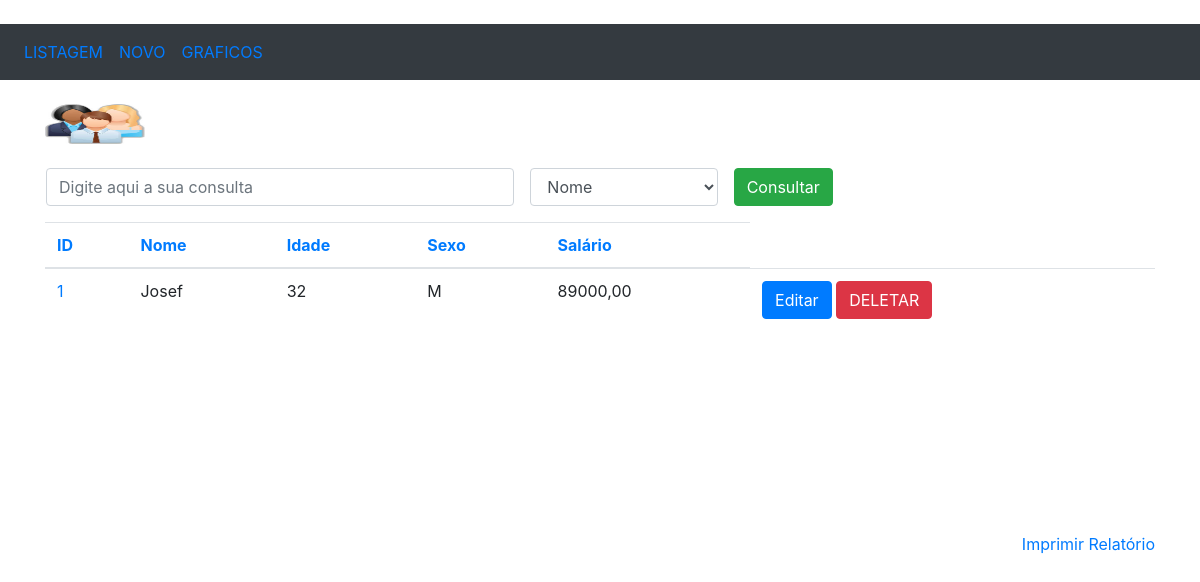
Screenshot of /selecao/1/ with the database file from the repository.
### funcionarios/models.py (models this page shows, shortened)
class Pessoa(models.Model):
	nome = models.CharField(max_length=100)
	idade = models.IntegerField()
	sexo = models.CharField(max_length=1)
	salario = models.DecimalField(max_digits=7, decimal_places=2)

### funcionarios/views.py (the view)
# urls.py: path('selecao/<int:id>/', selecao),
def selecao(request, id=0):
	pessoa = Pessoa.objects.get(id=id)
	return render(request, 'listagem.html', {'pessoas': [pessoa]})

### funcionarios/templates/listagem.html (shortened to what this page needs)
﻿<!DOCTYPE html>
<html>
<head>
	<link rel="stylesheet" href="https://maxcdn.bootstrapcdn.com/bootstrap/4.3.1/css/bootstrap.min.css">
</head>
<body>
	<nav class="navbar navbar-expand-sm bg-dark">
		<ul class="navbar-nav">
			<li class="nav-item">
				<a class="nav-link" href="/listagem">LISTAGEM</a>
			</li>
			<li class="nav-item">
				<a class="nav-link" href="/insercao">NOVO</a>
			</li>
			<li class="nav-item">
				<a class="nav-link" href="/graficos">GRAFICOS</a>
			</li>
		</ul>
	</nav>
	<br>
	<div class="container">
		{% load static %}
		<img src="{% static 'img/logo.jpg' %}" style="width: 100px; height: 40px;">
		<br><br>
		<form action="/consulta/" method="POST" name="frm_consulta" class="ml-3">
			<div class="form-group">
				<div class="row">
					<input type="text" class="form-control col-md-5 mr-3" name="consulta"
					placeholder="Digite aqui a sua consulta">
					<select class="form-control col-md-2 mr-3" name="campo">
						<option value="nome">Nome</option>
					</select>
					<button type="submit" class="btn btn-success">Consultar</button>
				</div>
			</div>
		</form>
		<div style="overflow: scroll; height: 310px; width: 100%" align="center">
			<table class="table">
				<thead>
					<tr>
						<th><a href="ordenacao/id">ID</a></th>
						<th><a href="ordenacao/nome">Nome</a></th>
						<th><a href="ordenacao/idade">Idade</a></th>
						<th><a href="ordenacao/sexo">Sexo</a></th>
						<th><a href="ordenacao/salario">Salário</a></th>
					</tr>
				</thead>
				<tbody>
					{% for pessoa in pessoas %}
						<tr>
							<td nowrap="true">
								<a href="/selecao/{{pessoa.id}}">{{pessoa.id}}</a>
							</td>
							<td nowrap="true">{{pessoa.nome}}</td>
							<td nowrap="true">{{pessoa.idade}}</td>
							<td nowrap="true">{{pessoa.sexo}}</td>
							<td nowrap="true">
								{{pessoa.salario|floatformat:2}}
							</td>
							<td>
								<a href="/edicao/{{pessoa.id}}"
								class="btn btn-primary" role="button">
									Editar
								</a>
								<a href="/delecao/{{pessoa.id}}"
								class="btn btn-danger" role="button">
									DELETAR
								</a>
							</td>
						</tr>
					{% endfor %}
				</tbody>
			</table>
		</div>
		<a href="#" style="float: right;" onclick="relatorio()">Imprimir Relatório</a>
	</div>
</body>
</html>

### rows the page displays
Pessoa: id "1", nome "Josef", idade "32", sexo "M", salario "89000,00"
